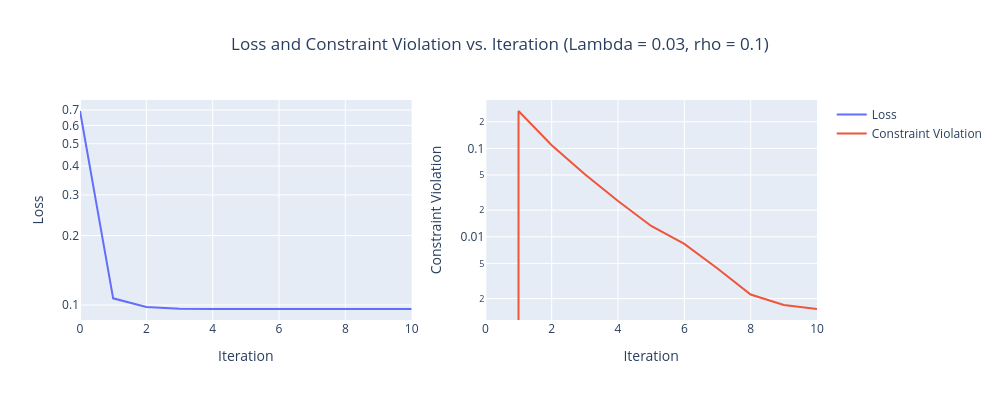

Write notebook code for a chart like this one.
### Code cell
plot(losses, constraints, title=f'Lambda = {Lambda}, rho = {rho}')

### Figure 1 — Plotly figure (JSON) as saved in the notebook; plotly's stock layout.template omitted (floating-point values rounded to 4 significant figures)
{"data": [{"mode": "lines", "name": "Loss", "type": "scatter", "x": [0, 1, 2, 3, 4, 5, 6, 7, 8, 9, 10], "xaxis": "x", "y": [0.6931, 0.1069, 0.09796, 0.09633, 0.09616, 0.09618, 0.09611, 0.09615, 0.09619, 0.09616, 0.09612], "yaxis": "y"}, {"mode": "lines", "name": "Constraint Violation", "type": "scatter", "x": [0, 1, 2, 3, 4, 5, 6, 7, 8, 9, 10], "xaxis": "x2", "y": [0, 0.2649, 0.1084, 0.05095, 0.02537, 0.01325, 0.008295, 0.004378, 0.002219, 0.001689, 0.001524], "yaxis": "y2"}], "layout": {"height": 400, "showlegend": true, "title": {"text": "Loss and Constraint Violation vs. Iteration (Lambda = 0.03, rho = 0.1)", "x": 0.5}, "width": 1000, "xaxis": {"anchor": "y", "domain": [0, 0.45], "title": {"text": "Iteration"}}, "xaxis2": {"anchor": "y2", "domain": [0.55, 1], "title": {"text": "Iteration"}}, "yaxis": {"anchor": "x", "domain": [0, 1], "title": {"text": "Loss"}, "type": "log"}, "yaxis2": {"anchor": "x2", "domain": [0, 1], "title": {"text": "Constraint Violation"}, "type": "log"}}}
